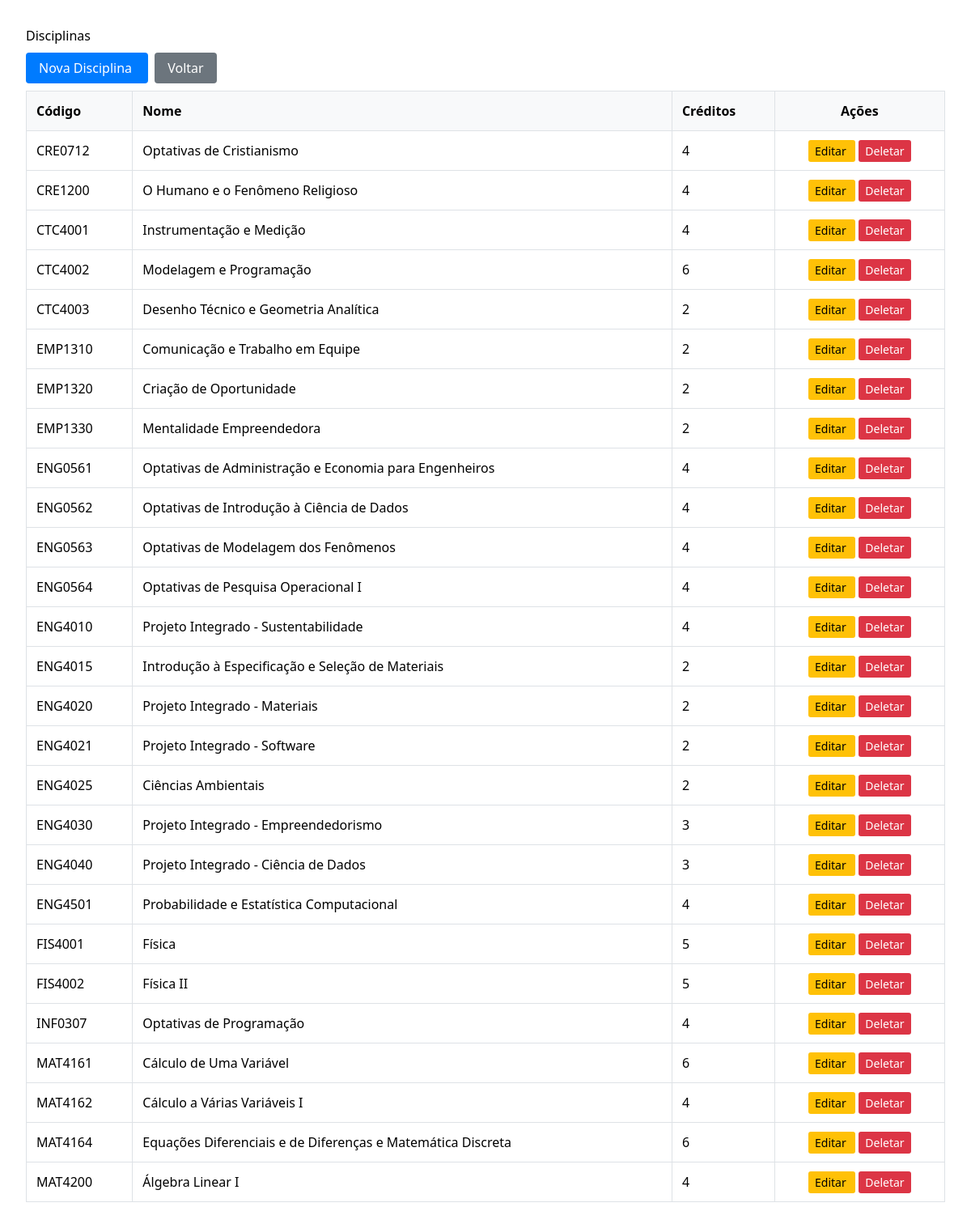
Page /disciplinas/ (signed in) on the committed database.
### appPUC_Planner/models.py (models this page shows, shortened)
class Course(models.Model):
	code = models.CharField("código", max_length=20, unique=True)
	name = models.CharField("nome", max_length=200)
	cursos = models.ManyToManyField(
		Curso,
		through="CursoDisciplina",
		related_name="disciplinas",
		blank=True,
		help_text="Selecione todos os cursos que incluem esta disciplina."
	)
	prerequisites = models.CharField(
		"pré-requisitos",
		max_length=500,
		blank=True,
		help_text="Códigos separados por vírgula, ex: 'MAT 4162, ENG 4010'",
	)
	corequisites = models.CharField(
		"co-requisitos",
		max_length=500,
		blank=True,
		help_text="Códigos separados por vírgula para co-requisitos, ex: 'CTC 4001, CTC 4002'",
	)
	credits = models.PositiveSmallIntegerField("créditos", default=0)
	syllabus_url = models.URLField(
		"link da ementa",
		blank=True,
		help_text="URL para a ementa oficial da disciplina.",
	)
	class Meta:
		verbose_name = "Disciplina"
		verbose_name_plural = "Disciplinas"
		ordering = ["code"]

### hello_world/core/views.py (the view)
# urls.py: path("disciplinas/", core_views.course_list, name="course_list"),
@login_required
def course_list(request):
    courses = Course.objects.all()
    return render(request, "courses/course_list.html", {"courses": courses})

### hello_world/templates/courses/course_list.html (shortened to what this page needs)
{% extends "base.html" %}
{% block content %}
<div style="padding: 2rem; max-width: 1200px; margin: 0 auto;">
    <h1>Disciplinas</h1>
    <div style="margin: 1rem 0;">
        <a href="{% url 'course_create' %}" style="padding: 0.5rem 1rem; background: #007bff; color: white; text-decoration: none; border-radius: 4px;">
            Nova Disciplina
        </a>
        <a href="{% url 'home' %}" style="padding: 0.5rem 1rem; background: #6c757d; color: white; text-decoration: none; border-radius: 4px; margin-left: 0.5rem;">
            Voltar
        </a>
    </div>
    {% if courses %}
        <table style="width: 100%; border-collapse: collapse; margin-top: 1rem;">
            <thead>
                <tr style="background: #f8f9fa;">
                    <th style="padding: 0.75rem; border: 1px solid #dee2e6; text-align: left;">Código</th>
                    <th style="padding: 0.75rem; border: 1px solid #dee2e6; text-align: left;">Nome</th>
                    <th style="padding: 0.75rem; border: 1px solid #dee2e6; text-align: left;">Créditos</th>
                    <th style="padding: 0.75rem; border: 1px solid #dee2e6; text-align: center;">Ações</th>
                </tr>
            </thead>
            <tbody>
                {% for course in courses %}
                    <tr>
                        <td style="padding: 0.75rem; border: 1px solid #dee2e6;">{{ course.code }}</td>
                        <td style="padding: 0.75rem; border: 1px solid #dee2e6;">{{ course.name }}</td>
                        <td style="padding: 0.75rem; border: 1px solid #dee2e6;">{{ course.credits }}</td>
                        <td style="padding: 0.75rem; border: 1px solid #dee2e6; text-align: center;">
                            <a href="{% url 'course_update' course.pk %}" style="padding: 0.25rem 0.5rem; background: #ffc107; color: black; text-decoration: none; border-radius: 3px; font-size: 0.875rem;">
                                Editar
                            </a>
                            <a href="{% url 'course_delete' course.pk %}" style="padding: 0.25rem 0.5rem; background: #dc3545; color: white; text-decoration: none; border-radius: 3px; font-size: 0.875rem; margin-left: 0.25rem;">
                                Deletar
                            </a>
                        </td>
                    </tr>
                {% endfor %}
            </tbody>
        </table>
    {% else %}
        <p style="margin-top: 2rem; color: #6c757d;">Nenhuma disciplina cadastrada.</p>
    {% endif %}
</div>
{% endblock %}

### hello_world/static/css/footer_common.css (style rules this page uses)
:root { --azul-puc: #030053; --cor-texto-footer: #ffffff; }

### rows in the picture
Course: code "CRE0712", name "Optativas de Cristianismo", credits "4"
Course: code "CRE1200", name "O Humano e o Fenômeno Religioso", credits "4"
Course: code "CTC4001", name "Instrumentação e Medição", credits "4"
Course: code "CTC4002", name "Modelagem e Programação", credits "6"
Course: code "CTC4003", name "Desenho Técnico e Geometria Analítica", credits "2"
Course: code "EMP1310", name "Comunicação e Trabalho em Equipe", credits "2"
Course: code "EMP1320", name "Criação de Oportunidade", credits "2"
Course: code "EMP1330", name "Mentalidade Empreendedora", credits "2"
Course: code "ENG0561", name "Optativas de Administração e Economia para Engenheiros", credits "4"
Course: code "ENG0562", name "Optativas de Introdução à Ciência de Dados", credits "4"
Course: code "ENG0563", name "Optativas de Modelagem dos Fenômenos", credits "4"
Course: code "ENG0564", name "Optativas de Pesquisa Operacional I", credits "4"
Course: code "ENG4010", name "Projeto Integrado - Sustentabilidade", credits "4"
Course: code "ENG4015", name "Introdução à Especificação e Seleção de Materiais", credits "2"
Course: code "ENG4020", name "Projeto Integrado - Materiais", credits "2"
Course: code "ENG4021", name "Projeto Integrado - Software", credits "2"
Course: code "ENG4025", name "Ciências Ambientais", credits "2"
Course: code "ENG4030", name "Projeto Integrado - Empreendedorismo", credits "3"
Course: code "ENG4040", name "Projeto Integrado - Ciência de Dados", credits "3"
Course: code "ENG4501", name "Probabilidade e Estatística Computacional", credits "4"
Course: code "FIS4001", name "Física", credits "5"
Course: code "FIS4002", name "Física II", credits "5"
Course: code "INF0307", name "Optativas de Programação", credits "4"
Course: code "MAT4161", name "Cálculo de Uma Variável", credits "6"
Course: code "MAT4162", name "Cálculo a Várias Variáveis I", credits "4"
Course: code "MAT4164", name "Equações Diferenciais e de Diferenças e Matemática Discreta", credits "6"
Course: code "MAT4200", name "Álgebra Linear I", credits "4"
